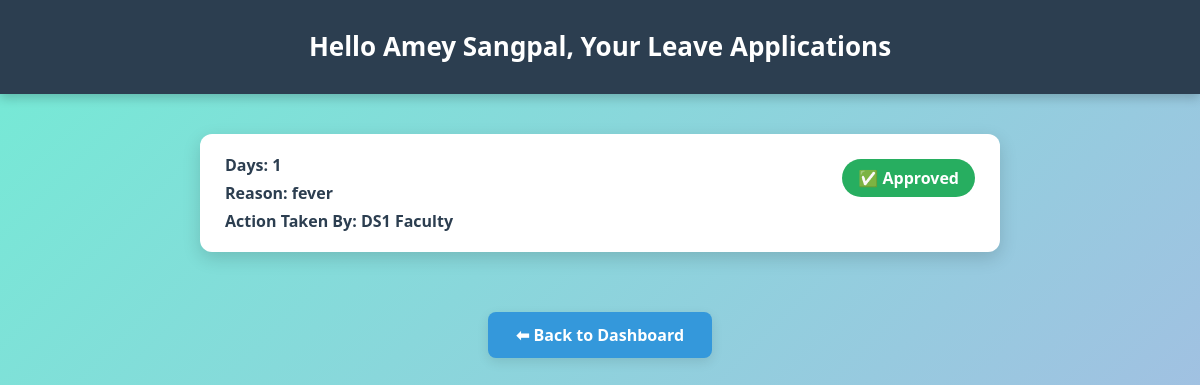
The app's page /leave-status (signed in) with its own data.
### app.py (models this page shows)
class Leave(db.Model):
    id = db.Column(db.Integer, primary_key=True)
    student_id = db.Column(db.Integer, db.ForeignKey('user.id', ondelete='CASCADE'), nullable=False)
    name = db.Column(db.String(150), nullable=False)
    email = db.Column(db.String(150), nullable=False)
    days = db.Column(db.Integer, nullable=False)
    reason = db.Column(db.Text, nullable=False)
    document = db.Column(db.String(150), nullable=True)
    status = db.Column(db.String(20), default='Pending')
    approved_by = db.Column(db.String(150), nullable=True)

### app.py (the view)
@app.route('/leave-status')
def leave_status():
    if 'role' not in session or session['role'].lower() != 'student':
        flash("You are not authorized to view this page.", "error")
        return redirect(url_for('login'))
    user_id = session['user_id']
    leaves = Leave.query.filter_by(student_id=user_id).order_by(Leave.id.desc()).all()
    return render_template('leave_status.html', name=session['name'], leaves=leaves)

### templates/leave_status.html (shortened to what this page needs)
<!DOCTYPE html>
<html lang="en">
<head>
</head>
<body>
  <header>
    <h1>Hello {{ name }}, Your Leave Applications</h1>
  </header>
  <div class="container">
    {% for leave in leaves %}
    <div class="leave-card">
      <div class="leave-info">
        <span>Days: {{ leave.days }}</span>
        <span>Reason: {{ leave.reason }}</span>
        {% if leave.approved_by %}
          <span>Action Taken By: <strong>{{ leave.approved_by }}</strong></span>
        {% endif %}
      </div>
      <div class="status {% if leave.status == 'Approved' %}approved{% elif leave.status == 'Rejected' %}rejected{% else %}pending{% endif %}">
        {% if leave.status == "Approved" %}
          ✅ Approved
        {% elif leave.status == "Rejected" %}
          ❌ Rejected
        {% else %}
          ⏳ Pending
        {% endif %}
      </div>
    </div>
    {% endfor %}
  </div>
  <a href="{{ url_for('student_dashboard') }}" class="back-link">⬅ Back to Dashboard</a>
</body>
</html>

### templates/leave_status.html (style rules this page uses)
* { box-sizing: border-box; }
html, body { margin: 0; padding: 0; height: 100%; font-family: "Segoe UI", Arial, sans-serif; background: linear-gradient(135deg, #74ebd5, #ACB6E5); overflow-x: hidden; }
body { display: flex; flex-direction: column; align-items: center; min-height: 100vh; }
header { width: 100%; background: #2c3e50; color: #fff; text-align: center; padding: 30px 15px; box-shadow: 0px 4px 10px rgba(0,0,0,0.2); position: sticky; top: 0; z-index: 10; }
header h1 { margin: 0; font-size: 26px; font-weight: 600; line-height: 1.3; word-wrap: break-word; }
.container { width: 90%; max-width: 800px; margin: 40px 0 60px; display: flex; flex-direction: column; gap: 20px; }
.leave-card { background: #fff; padding: 20px 25px; border-radius: 12px; box-shadow: 0px 6px 18px rgba(0,0,0,0.15); display: flex; justify-content: space-between; align-items: flex-start; flex-wrap: wrap; transition: transform 0.2s ease; }
.leave-info { display: flex; flex-direction: column; gap: 6px; max-width: 70%; word-wrap: break-word; }
.leave-info span { font-weight: 600; color: #2c3e50; }
.status { font-weight: bold; padding: 8px 16px; border-radius: 20px; color: #fff; text-align: center; min-width: 120px; margin-top: 5px; }
.approved { background-color: #27ae60; }
.back-link { margin-bottom: 40px; text-decoration: none; padding: 12px 28px; background: #3498db; color: #fff; font-weight: bold; border-radius: 8px; box-shadow: 0 4px 12px rgba(0,0,0,0.1); transition: background 0.3s ease, transform 0.2s ease; }

### records on screen
Leave: name "Amey Sangpal", days "1", reason "fever", approved_by "DS1 Faculty", status "✅ Approved"
